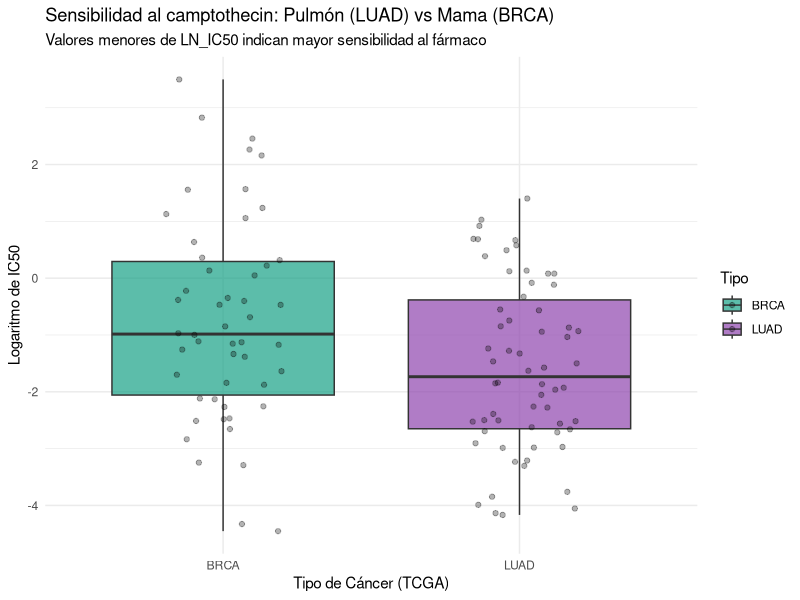

Reproduce this figure in R.
## ---- chunk 1
knitr::opts_chunk$set(echo = TRUE)
## ---- chunk 2

# Cargar los paquetes necesarios
library(dplyr)
library(ggplot2)
library(readxl)
## ---- chunk 3
library(readxl)
GDSC_DATASET <- read.csv("GDSC_DATASET_filtrado.csv") # importar datos que vamos a estudiar
View(GDSC_DATASET)
## ---- chunk 4
knitr::kable(head(GDSC_DATASET, 8), align = 'c', caption = "Tabla 1: Ocho primeras filas de los datos filtrados")
## ---- chunk 5
ggplot(GDSC_DATASET, aes(x = TCGA_DESC, y = LN_IC50, fill = TCGA_DESC)) + 
  geom_boxplot(alpha = 0.7) + # Dibuja las cajas. La linea negra en medio de la caja es la **mediana**. Si las cajas estan a alturas muy diferentes, es probable que haya una diferencia significativa
  geom_jitter(width = 0.2, alpha = 0.3) + # Muestra los puntos individuales de fondo
  theme_minimal() +
  labs(
    title = "Sensibilidad al camptothecin: Pulmón (LUAD) vs Mama (BRCA)",
    subtitle = "Valores menores de LN_IC50 indican mayor sensibilidad al fármaco",
    x = "Tipo de Cáncer (TCGA)",
    y = "Logaritmo de IC50",
    fill = "Tipo"
  ) +
  scale_fill_manual(values = c("LUAD" = "#8E44AD", "BRCA" = "#16A085"))
## ---- chunk 6
knitr::write_bib(c(.packages(), 'dplyr', 'ggplot2'), 'libraries.bib')

## ---- chunk 7
# Ejecutar el t-test
resultado_test <- t.test(LN_IC50 ~ TCGA_DESC, data = GDSC_DATASET)

# Mostrar resultados
print(resultado_test)
## ---- chunk 8
# Extraemos el p-valor para imprimirlo automáticamente en el texto
p_valor <- resultado_test$p.value

# Lógica para escribir la conclusión automática
decision <- ifelse(p_valor < 0.05, 
                   "rechazamos la hipótesis nula.", 
                   "no tenemos evidencia suficiente para rechazar la hipótesis nula.")

## ---- chunk 9
session <- sessionInfo()
print(session)
